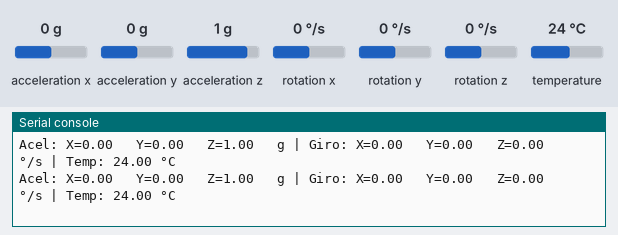
The program below on a simulated ESP32 board running MicroPython. Parts: the last lines printed to the serial console. The test bench sets the inputs (shaded band); at power-on: acceleration x 0 g, acceleration y 0 g, acceleration z 1 g, rotation x 0 °/s, rotation y 0 °/s, rotation z 0 °/s, temperature 24 °C. Library files of the repository ran but are not shown: MPU6050.py.

Above: at 1.2 s.
1.3 s: acceleration x set to -1.4 g
At 2.0 s:
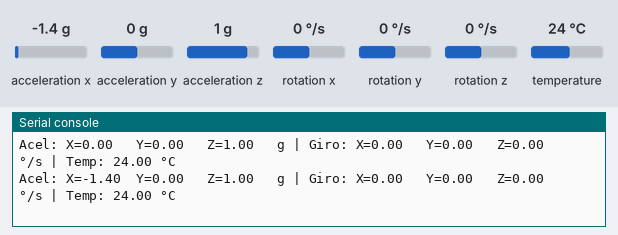
3.1 s: acceleration y set to -1.4 g
At 3.6 s:
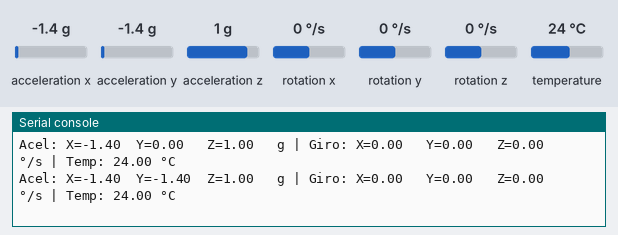
4.6 s: acceleration z set to -1.4 g
At 5.2 s:
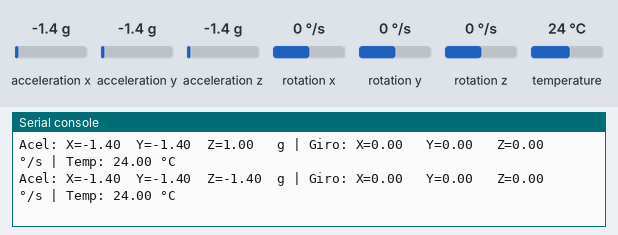
6.2 s: rotation x set to -192 °/s
At 6.7 s:
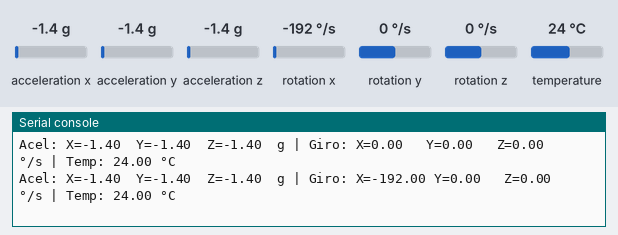
7.8 s: rotation y set to -192 °/s
At 8.3 s:
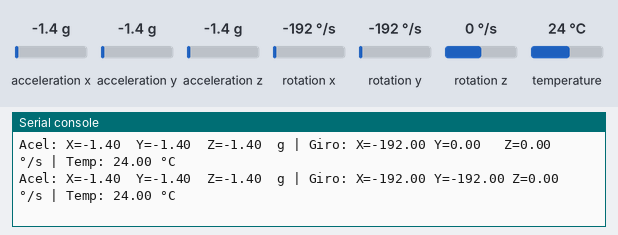
9.3 s: rotation z set to -192 °/s
At 9.8 s:
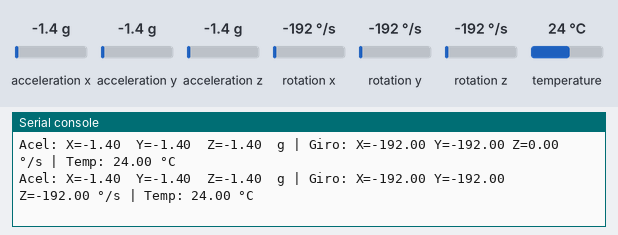

Measured:
- after the input at 1.3 s, the serial console: prints a new line after 0.30 s (image 1)
- after the input at 3.1 s, the serial console: prints a new line after 0.07 s (image 2)
- after the input at 4.6 s, the serial console: prints a new line after 0.14 s (image 3)
- after the input at 6.2 s, the serial console: prints a new line after 0.12 s (image 4)
- after the input at 7.8 s, the serial console: prints a new line after 0.09 s (image 5)
- after the input at 9.3 s, the serial console: prints a new line after 0.16 s (image 6)

The program:

main.py
```python
from machine import Pin, I2C
from MPU6050 import MPU6050 # Importa a classe da biblioteca que adicionamos
import time

# --- Configuração do Barramento I2C ---
# O ESP32 possui dois barramentos I2C. Usaremos o de ID=0.
# Pinos SCL=22 e SDA=21 são os padrões para ele em muitas placas.
i2c = I2C(0, scl=Pin(22), sda=Pin(21))

# --- Inicialização do Sensor ---
# Cria uma instância do sensor, passando o objeto i2c.
# O endereço do MPU6050 (0x68) é o padrão da biblioteca.
mpu = MPU6050(i2c)

print("Sensor MPU-6050 iniciado. Lendo dados inerciais...")

# --- Loop Principal ---
while True:
    try:
        # A biblioteca fornece um método que lê todos os sensores
        # e já retorna os valores convertidos em um dicionário.
        accel_data = mpu.read_accel_data(True)
        gyro_data = mpu.read_gyro_data()
        temperature = mpu.read_temperature()

        # Obtém os valores individuais do dicionário
        accel_x = accel_data["x"]
        accel_y = accel_data["y"]
        accel_z = accel_data["z"]

        giro_x = gyro_data["x"]
        giro_y = gyro_data["y"]
        giro_z = gyro_data["z"]

        # Imprime os dados de forma organizada
        print(f"Acel: X={accel_x:<6.2f} Y={accel_y:<6.2f} Z={accel_z:<6.2f} g | ", end="")
        print(f"Giro: X={giro_x:<6.2f} Y={giro_y:<6.2f} Z={giro_z:<6.2f} °/s | ", end="")
        print(f"Temp: {temperature:.2f} °C")

    except OSError as e:
        print("Erro ao ler o sensor:", e)

    time.sleep(0.5)
```
